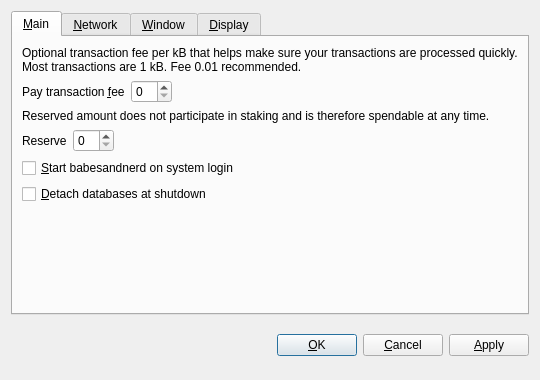
<?xml version="1.0" encoding="UTF-8"?>
<ui version="4.0">
 <class>OptionsDialog</class>
 <widget class="QDialog" name="OptionsDialog">
  <property name="geometry">
   <rect>
    <x>0</x>
    <y>0</y>
    <width>540</width>
    <height>380</height>
   </rect>
  </property>
  <property name="windowTitle">
   <string>Options</string>
  </property>
  <property name="modal">
   <bool>true</bool>
  </property>
  <layout class="QVBoxLayout" name="verticalLayout">
   <item>
    <widget class="QTabWidget" name="tabWidget">
     <property name="tabPosition">
      <enum>QTabWidget::North</enum>
     </property>
     <property name="currentIndex">
      <number>0</number>
     </property>
     <widget class="QWidget" name="tabMain">
      <attribute name="title">
       <string>&amp;Main</string>
      </attribute>
      <layout class="QVBoxLayout" name="verticalLayout_Main">
       <item>
        <widget class="QLabel" name="transactionFeeInfoLabel">
         <property name="text">
          <string>Optional transaction fee per kB that helps make sure your transactions are processed quickly. Most transactions are 1 kB. Fee 0.01 recommended.</string>
         </property>
         <property name="textFormat">
          <enum>Qt::PlainText</enum>
         </property>
         <property name="wordWrap">
          <bool>true</bool>
         </property>
        </widget>
       </item>
       <item>
        <layout class="QHBoxLayout" name="horizontalLayoutFee">
         <item>
          <widget class="QLabel" name="transactionFeeLabel">
           <property name="text">
            <string>Pay transaction &amp;fee</string>
           </property>
           <property name="textFormat">
            <enum>Qt::PlainText</enum>
           </property>
           <property name="buddy">
            <cstring>transactionFee</cstring>
           </property>
          </widget>
         </item>
         <item>
          <widget class="BitcoinAmountField" name="transactionFee"/>
         </item>
         <item>
          <spacer name="horizontalSpacerFee">
           <property name="orientation">
            <enum>Qt::Horizontal</enum>
           </property>
           <property name="sizeHint" stdset="0">
            <size>
             <width>40</width>
             <height>20</height>
            </size>
           </property>
          </spacer>
         </item>
        </layout>
       </item>
       <item>
        <widget class="QLabel" name="reserveBalanceInfoLabel">
         <property name="text">
          <string>Reserved amount does not participate in staking and is therefore spendable at any time.</string>
         </property>
         <property name="textFormat">
          <enum>Qt::PlainText</enum>
         </property>
         <property name="wordWrap">
          <bool>true</bool>
         </property>
        </widget>
       </item>
       <item>
        <layout class="QHBoxLayout" name="horizontalLayoutReserveBalance">
         <item>
          <widget class="QLabel" name="reserveBalanceLabel">
           <property name="text">
            <string>Reserve</string>
           </property>
           <property name="textFormat">
            <enum>Qt::PlainText</enum>
           </property>
           <property name="buddy">
            <cstring>reserveBalance</cstring>
           </property>
          </widget>
         </item>
         <item>
          <widget class="BitcoinAmountField" name="reserveBalance"/>
         </item>
         <item>
          <spacer name="horizontalSpacerReserveBalance">
           <property name="orientation">
            <enum>Qt::Horizontal</enum>
           </property>
           <property name="sizeHint" stdset="0">
            <size>
             <width>40</width>
             <height>20</height>
            </size>
           </property>
          </spacer>
         </item>
        </layout>
       </item>
       <item>
        <widget class="QCheckBox" name="bitcoinAtStartup">
         <property name="toolTip">
          <string>Automatically start babesandnerd after logging in to the system.</string>
         </property>
         <property name="text">
          <string>&amp;Start babesandnerd on system login</string>
         </property>
        </widget>
       </item>
       <item>
        <widget class="QCheckBox" name="detachDatabases">
         <property name="toolTip">
          <string>Detach block and address databases at shutdown. This means they can be moved to another data directory, but it slows down shutdown. The wallet is always detached.</string>
         </property>
         <property name="text">
          <string>&amp;Detach databases at shutdown</string>
         </property>
        </widget>
       </item>
       <item>
        <spacer name="verticalSpacer_Main">
         <property name="orientation">
          <enum>Qt::Vertical</enum>
         </property>
         <property name="sizeHint" stdset="0">
          <size>
           <width>20</width>
           <height>40</height>
          </size>
         </property>
        </spacer>
       </item>
      </layout>
     </widget>
     <widget class="QWidget" name="tabNetwork">
      <attribute name="title">
       <string>&amp;Network</string>
      </attribute>
      <layout class="QVBoxLayout" name="verticalLayout_Network">
       <item>
        <widget class="QCheckBox" name="mapPortUpnp">
         <property name="toolTip">
          <string>Automatically open the babesandnerd client port on the router. This only works when your router supports UPnP and it is enabled.</string>
         </property>
         <property name="text">
          <string>Map port using &amp;UPnP</string>
         </property>
        </widget>
       </item>
       <item>
        <widget class="QCheckBox" name="connectSocks">
         <property name="toolTip">
          <string>Connect to the babesandnerd network through a SOCKS proxy (e.g. when connecting through Tor).</string>
         </property>
         <property name="text">
          <string>&amp;Connect through SOCKS proxy:</string>
         </property>
        </widget>
       </item>
       <item>
        <layout class="QHBoxLayout" name="horizontalLayout_Network">
         <item>
          <widget class="QLabel" name="proxyIpLabel">
           <property name="text">
            <string>Proxy &amp;IP:</string>
           </property>
           <property name="textFormat">
            <enum>Qt::PlainText</enum>
           </property>
           <property name="buddy">
            <cstring>proxyIp</cstring>
           </property>
          </widget>
         </item>
         <item>
          <widget class="QValidatedLineEdit" name="proxyIp">
           <property name="maximumSize">
            <size>
             <width>140</width>
             <height>16777215</height>
            </size>
           </property>
           <property name="toolTip">
            <string>IP address of the proxy (e.g. 127.0.0.1)</string>
           </property>
          </widget>
         </item>
         <item>
          <widget class="QLabel" name="proxyPortLabel">
           <property name="text">
            <string>&amp;Port:</string>
           </property>
           <property name="textFormat">
            <enum>Qt::PlainText</enum>
           </property>
           <property name="buddy">
            <cstring>proxyPort</cstring>
           </property>
          </widget>
         </item>
         <item>
          <widget class="QLineEdit" name="proxyPort">
           <property name="maximumSize">
            <size>
             <width>55</width>
             <height>16777215</height>
            </size>
           </property>
           <property name="toolTip">
            <string>Port of the proxy (e.g. 9050)</string>
           </property>
          </widget>
         </item>
         <item>
          <widget class="QLabel" name="socksVersionLabel">
           <property name="text">
            <string>SOCKS &amp;Version:</string>
           </property>
           <property name="textFormat">
            <enum>Qt::PlainText</enum>
           </property>
           <property name="buddy">
            <cstring>socksVersion</cstring>
           </property>
          </widget>
         </item>
         <item>
          <widget class="QValueComboBox" name="socksVersion">
           <property name="toolTip">
            <string>SOCKS version of the proxy (e.g. 5)</string>
           </property>
          </widget>
         </item>
         <item>
          <spacer name="horizontalSpacer_Network">
           <property name="orientation">
            <enum>Qt::Horizontal</enum>
           </property>
           <property name="sizeHint" stdset="0">
            <size>
             <width>40</width>
             <height>20</height>
            </size>
           </property>
          </spacer>
         </item>
        </layout>
       </item>
       <item>
        <spacer name="verticalSpacer_Network">
         <property name="orientation">
          <enum>Qt::Vertical</enum>
         </property>
         <property name="sizeHint" stdset="0">
          <size>
           <width>20</width>
           <height>40</height>
          </size>
         </property>
        </spacer>
       </item>
      </layout>
     </widget>
     <widget class="QWidget" name="tabWindow">
      <attribute name="title">
       <string>&amp;Window</string>
      </attribute>
      <layout class="QVBoxLayout" name="verticalLayout_Window">
       <item>
        <widget class="QCheckBox" name="minimizeToTray">
         <property name="toolTip">
          <string>Show only a tray icon after minimizing the window.</string>
         </property>
         <property name="text">
          <string>&amp;Minimize to the tray instead of the taskbar</string>
         </property>
        </widget>
       </item>
       <item>
        <widget class="QCheckBox" name="minimizeOnClose">
         <property name="toolTip">
          <string>Minimize instead of exit the application when the window is closed. When this option is enabled, the application will be closed only after selecting Quit in the menu.</string>
         </property>
         <property name="text">
          <string>M&amp;inimize on close</string>
         </property>
        </widget>
       </item>
       <item>
        <spacer name="verticalSpacer_Window">
         <property name="orientation">
          <enum>Qt::Vertical</enum>
         </property>
         <property name="sizeHint" stdset="0">
          <size>
           <width>20</width>
           <height>40</height>
          </size>
         </property>
        </spacer>
       </item>
      </layout>
     </widget>
     <widget class="QWidget" name="tabDisplay">
      <attribute name="title">
       <string>&amp;Display</string>
      </attribute>
      <layout class="QVBoxLayout" name="verticalLayout_Display">
       <item>
        <layout class="QHBoxLayout" name="horizontalLayout_1_Display">
         <item>
          <widget class="QLabel" name="langLabel">
           <property name="text">
            <string>User Interface &amp;language:</string>
           </property>
           <property name="textFormat">
            <enum>Qt::PlainText</enum>
           </property>
           <property name="buddy">
            <cstring>lang</cstring>
           </property>
          </widget>
         </item>
         <item>
          <widget class="QValueComboBox" name="lang">
           <property name="toolTip">
            <string>The user interface language can be set here. This setting will take effect after restarting babesandnerd.</string>
           </property>
          </widget>
         </item>
        </layout>
       </item>
       <item>
        <layout class="QHBoxLayout" name="horizontalLayout_2_Display">
         <item>
          <widget class="QLabel" name="unitLabel">
           <property name="text">
            <string>&amp;Unit to show amounts in:</string>
           </property>
           <property name="textFormat">
            <enum>Qt::PlainText</enum>
           </property>
           <property name="buddy">
            <cstring>unit</cstring>
           </property>
          </widget>
         </item>
         <item>
          <widget class="QValueComboBox" name="unit">
           <property name="toolTip">
            <string>Choose the default subdivision unit to show in the interface and when sending coins.</string>
           </property>
          </widget>
         </item>
        </layout>
       </item>
       <item>
        <widget class="QCheckBox" name="displayAddresses">
         <property name="toolTip">
          <string>Whether to show babesandnerd addresses in the transaction list or not.</string>
         </property>
         <property name="text">
          <string>&amp;Display addresses in transaction list</string>
         </property>
        </widget>
       </item>
       <item>
        <widget class="QCheckBox" name="coinControlFeatures">
         <property name="toolTip">
          <string>Whether to show coin control features or not.</string>
         </property>
         <property name="text">
          <string>Display coin &amp;control features (experts only!)</string>
         </property>
        </widget>
       </item>
       <item>
        <spacer name="verticalSpacer_Display">
         <property name="orientation">
          <enum>Qt::Vertical</enum>
         </property>
         <property name="sizeHint" stdset="0">
          <size>
           <width>20</width>
           <height>40</height>
          </size>
         </property>
        </spacer>
       </item>
      </layout>
     </widget>
    </widget>
   </item>
   <item>
    <layout class="QHBoxLayout" name="horizontalLayout_Buttons">
     <item>
      <spacer name="horizontalSpacer_1">
       <property name="orientation">
        <enum>Qt::Horizontal</enum>
       </property>
       <property name="sizeHint" stdset="0">
        <size>
         <width>40</width>
         <height>48</height>
        </size>
       </property>
      </spacer>
     </item>
     <item>
      <widget class="QLabel" name="statusLabel">
       <property name="font">
        <font>
         <weight>75</weight>
         <bold>true</bold>
        </font>
       </property>
       <property name="text">
        <string/>
       </property>
       <property name="textFormat">
        <enum>Qt::PlainText</enum>
       </property>
       <property name="wordWrap">
        <bool>true</bool>
       </property>
      </widget>
     </item>
     <item>
      <spacer name="horizontalSpacer_2">
       <property name="orientation">
        <enum>Qt::Horizontal</enum>
       </property>
       <property name="sizeHint" stdset="0">
        <size>
         <width>40</width>
         <height>48</height>
        </size>
       </property>
      </spacer>
     </item>
     <item>
      <widget class="QPushButton" name="okButton">
       <property name="text">
        <string>&amp;OK</string>
       </property>
      </widget>
     </item>
     <item>
      <widget class="QPushButton" name="cancelButton">
       <property name="text">
        <string>&amp;Cancel</string>
       </property>
       <property name="autoDefault">
        <bool>false</bool>
       </property>
      </widget>
     </item>
     <item>
      <widget class="QPushButton" name="applyButton">
       <property name="text">
        <string>&amp;Apply</string>
       </property>
       <property name="autoDefault">
        <bool>false</bool>
       </property>
      </widget>
     </item>
    </layout>
   </item>
  </layout>
 </widget>
 <customwidgets>
  <customwidget>
   <class>BitcoinAmountField</class>
   <extends>QSpinBox</extends>
   <header>bitcoinamountfield.h</header>
  </customwidget>
  <customwidget>
   <class>QValueComboBox</class>
   <extends>QComboBox</extends>
   <header>qvaluecombobox.h</header>
  </customwidget>
  <customwidget>
   <class>QValidatedLineEdit</class>
   <extends>QLineEdit</extends>
   <header>qvalidatedlineedit.h</header>
  </customwidget>
 </customwidgets>
 <resources/>
 <connections/>
</ui>
